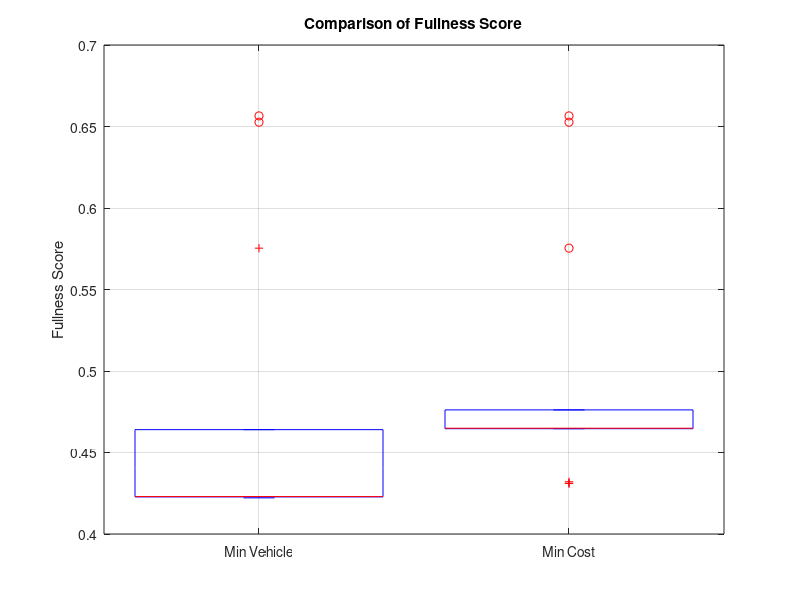

MATLAB code for this plot:
% problem2_1_min_vehicle 的 fullness_score
data1 = [
0.422177
0.422783
0.422783
0.422765
0.422765
0.423085
0.575366
0.652636
0.656504
0.422422
0.422957
0.448267
0.464020
];

% problem2_2_min_cost 的 fullness_score
data2 = [
0.464601
0.464601
0.431072
0.431072
0.432061
0.464903
0.575366
0.652636
0.656504
0.464980
0.476132
0.464996
0.464660
];

% 合并数据
data = [data1; data2];

% 分组标签
group = [
    ones(length(data1),1);
    2*ones(length(data2),1)
];

% 绘制箱线图
figure;
boxplot(data, group, 'Labels', {'Min Vehicle', 'Min Cost'});

ylabel('Fullness Score');
title('Comparison of Fullness Score');

grid on;
